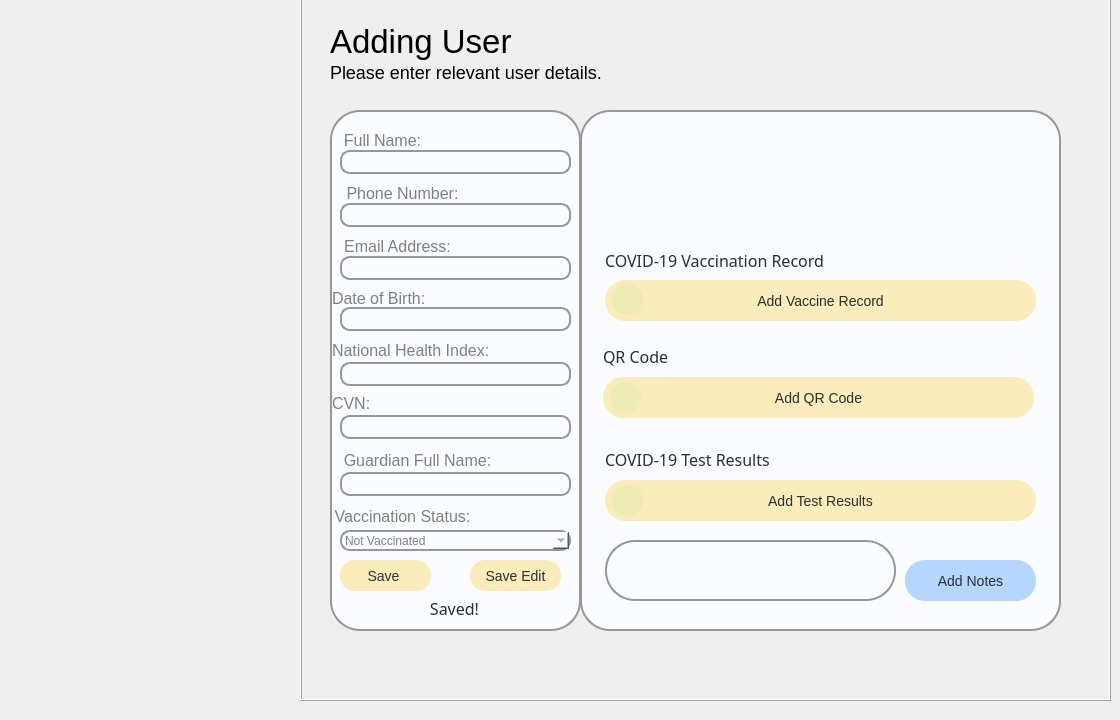
    <widget class="QWidget" name="uiAddUserPage">
     <widget class="QFrame" name="AddUserPage">
      <property name="geometry">
       <rect>
        <x>300</x>
        <y>-10</y>
        <width>811</width>
        <height>711</height>
       </rect>
      </property>
      <property name="autoFillBackground">
       <bool>false</bool>
      </property>
      <property name="styleSheet">
       <string notr="true">backgorund:skyblue;</string>
      </property>
      <property name="frameShape">
       <enum>QFrame::Box</enum>
      </property>
      <property name="frameShadow">
       <enum>QFrame::Raised</enum>
      </property>
      <widget class="QFrame" name="frameResults">
       <property name="geometry">
        <rect>
         <x>30</x>
         <y>120</y>
         <width>251</width>
         <height>521</height>
        </rect>
       </property>
       <property name="autoFillBackground">
        <bool>false</bool>
       </property>
       <property name="styleSheet">
        <string notr="true">background:#FAFCFF;
border: 2.3px solid #979797;
border-radius: 30px;
font-size: 18px;
line-height: 33px;
</string>
       </property>
       <property name="frameShape">
        <enum>QFrame::Box</enum>
       </property>
       <property name="frameShadow">
        <enum>QFrame::Raised</enum>
       </property>
       <widget class="QLabel" name="labelDOB">
        <property name="geometry">
         <rect>
          <x>2</x>
          <y>168</y>
          <width>141</width>
          <height>41</height>
         </rect>
        </property>
        <property name="styleSheet">
         <string notr="true">font-size: 12pt;
line-height: 23px;
color: #2B2D2F;
border-color: white;
border: 0px;
border-radius: 20px;
color: gray;
</string>
        </property>
        <property name="text">
         <string>Date of Birth:</string>
        </property>
        <property name="scaledContents">
         <bool>false</bool>
        </property>
        <property name="alignment">
         <set>Qt::AlignLeading|Qt::AlignLeft|Qt::AlignVCenter</set>
        </property>
        <property name="margin">
         <number>13</number>
        </property>
       </widget>
       <widget class="QLabel" name="labelNHI">
        <property name="geometry">
         <rect>
          <x>2</x>
          <y>220</y>
          <width>191</width>
          <height>41</height>
         </rect>
        </property>
        <property name="styleSheet">
         <string notr="true">font-size: 12pt;
line-height: 23px;
color: #2B2D2F;
border-color: white;
border: 0px;
border-radius: 20px;
color: gray;
</string>
        </property>
        <property name="text">
         <string>National Health Index:</string>
        </property>
        <property name="scaledContents">
         <bool>false</bool>
        </property>
        <property name="alignment">
         <set>Qt::AlignLeading|Qt::AlignLeft|Qt::AlignVCenter</set>
        </property>
        <property name="margin">
         <number>13</number>
        </property>
       </widget>
       <widget class="QLabel" name="labelCVN">
        <property name="geometry">
         <rect>
          <x>2</x>
          <y>273</y>
          <width>61</width>
          <height>41</height>
         </rect>
        </property>
        <property name="styleSheet">
         <string notr="true">font-size: 12pt;
line-height: 23px;
color: #2B2D2F;
border-color: white;
border: 0px;
border-radius: 20px;
color: gray;
</string>
        </property>
        <property name="text">
         <string>CVN:</string>
        </property>
        <property name="scaledContents">
         <bool>false</bool>
        </property>
        <property name="alignment">
         <set>Qt::AlignLeading|Qt::AlignLeft|Qt::AlignVCenter</set>
        </property>
        <property name="margin">
         <number>13</number>
        </property>
       </widget>
       <widget class="QLabel" name="labelPhoneNumber">
        <property name="geometry">
         <rect>
          <x>2</x>
          <y>63</y>
          <width>141</width>
          <height>41</height>
         </rect>
        </property>
        <property name="styleSheet">
         <string notr="true">font-size: 12pt;
line-height: 23px;
color: #2B2D2F;
border-color: white;
border: 0px;
border-radius: 20px;
color: gray;
</string>
        </property>
        <property name="text">
         <string>Phone Number:</string>
        </property>
        <property name="scaledContents">
         <bool>false</bool>
        </property>
        <property name="alignment">
         <set>Qt::AlignCenter</set>
        </property>
        <property name="margin">
         <number>13</number>
        </property>
       </widget>
       <widget class="QLabel" name="labelEmail">
        <property name="geometry">
         <rect>
          <x>2</x>
          <y>116</y>
          <width>131</width>
          <height>41</height>
         </rect>
        </property>
        <property name="styleSheet">
         <string notr="true">font-size: 12pt;
line-height: 23px;
color: #2B2D2F;
border-color: white;
border: 0px;
border-radius: 20px;
color: gray;
</string>
        </property>
        <property name="text">
         <string>Email Address:</string>
        </property>
        <property name="scaledContents">
         <bool>false</bool>
        </property>
        <property name="alignment">
         <set>Qt::AlignCenter</set>
        </property>
        <property name="margin">
         <number>13</number>
        </property>
       </widget>
       <widget class="QLineEdit" name="addUserNHI">
        <property name="geometry">
         <rect>
          <x>10</x>
          <y>252</y>
          <width>231</width>
          <height>24</height>
         </rect>
        </property>
        <property name="styleSheet">
         <string notr="true">background:#FAFCFF;
border: 2.3px solid #979797;
border-radius: 10px;
font-size: 12px;
line-height: 33px;
color: gray;</string>
        </property>
       </widget>
       <widget class="QLineEdit" name="addUserDOB">
        <property name="geometry">
         <rect>
          <x>10</x>
          <y>197</y>
          <width>231</width>
          <height>24</height>
         </rect>
        </property>
        <property name="styleSheet">
         <string notr="true">background:#FAFCFF;
border: 2.3px solid #979797;
border-radius: 10px;
font-size: 12px;
line-height: 33px;
color: gray;</string>
        </property>
       </widget>
       <widget class="QLineEdit" name="addUserCVN">
        <property name="geometry">
         <rect>
          <x>10</x>
          <y>305</y>
          <width>231</width>
          <height>24</height>
         </rect>
        </property>
        <property name="styleSheet">
         <string notr="true">background:#FAFCFF;
border: 2.3px solid #979797;
border-radius: 10px;
font-size: 12px;
line-height: 33px;
color: gray;</string>
        </property>
       </widget>
       <widget class="QLineEdit" name="addUserGuardian">
        <property name="geometry">
         <rect>
          <x>10</x>
          <y>362</y>
          <width>231</width>
          <height>24</height>
         </rect>
        </property>
        <property name="styleSheet">
         <string notr="true">background:#FAFCFF;
border: 2.3px solid #979797;
border-radius: 10px;
font-size: 12px;
line-height: 33px;
color: gray;</string>
        </property>
       </widget>
       <widget class="QLineEdit" name="addUserEmail">
        <property name="geometry">
         <rect>
          <x>10</x>
          <y>146</y>
          <width>231</width>
          <height>24</height>
         </rect>
        </property>
        <property name="styleSheet">
         <string notr="true">background:#FAFCFF;
border: 2.3px solid #979797;
border-radius: 10px;
font-size: 12px;
line-height: 33px;
color: gray;</string>
        </property>
       </widget>
       <widget class="QLineEdit" name="addUserPhone">
        <property name="geometry">
         <rect>
          <x>10</x>
          <y>93</y>
          <width>231</width>
          <height>24</height>
         </rect>
        </property>
        <property name="styleSheet">
         <string notr="true">background:#FAFCFF;
border: 2.3px solid #979797;
border-radius: 10px;
font-size: 12px;
line-height: 33px;
color: gray;</string>
        </property>
       </widget>
       <widget class="QLineEdit" name="addUserName">
        <property name="geometry">
         <rect>
          <x>10</x>
          <y>40</y>
          <width>231</width>
          <height>24</height>
         </rect>
        </property>
        <property name="styleSheet">
         <string notr="true">background:#FAFCFF;
border: 2.3px solid #979797;
border-radius: 10px;
font-size: 12px;
line-height: 33px;
color: gray;</string>
        </property>
       </widget>
       <widget class="QLabel" name="labelFullName">
        <property name="geometry">
         <rect>
          <x>2</x>
          <y>10</y>
          <width>101</width>
          <height>41</height>
         </rect>
        </property>
        <property name="styleSheet">
         <string notr="true">font-size: 12pt;
line-height: 23px;
color: #2B2D2F;
border-color: white;
border: 0px;
border-radius: 20px;
color: gray;
</string>
        </property>
        <property name="text">
         <string>Full Name:</string>
        </property>
        <property name="scaledContents">
         <bool>false</bool>
        </property>
        <property name="alignment">
         <set>Qt::AlignCenter</set>
        </property>
        <property name="margin">
         <number>13</number>
        </property>
       </widget>
       <widget class="QLabel" name="labelGuardian">
        <property name="geometry">
         <rect>
          <x>2</x>
          <y>330</y>
          <width>171</width>
          <height>41</height>
         </rect>
        </property>
        <property name="styleSheet">
         <string notr="true">font-size: 12pt;
line-height: 23px;
color: #2B2D2F;
border-color: white;
border: 0px;
border-radius: 20px;
color: gray;
</string>
        </property>
        <property name="text">
         <string>Guardian Full Name:</string>
        </property>
        <property name="scaledContents">
         <bool>false</bool>
        </property>
        <property name="alignment">
         <set>Qt::AlignCenter</set>
        </property>
        <property name="margin">
         <number>13</number>
        </property>
       </widget>
       <widget class="QLabel" name="lblSavedMessage">
        <property name="geometry">
         <rect>
          <x>54</x>
          <y>478</y>
          <width>141</width>
          <height>41</height>
         </rect>
        </property>
        <property name="styleSheet">
         <string notr="true">font-family: Quicksand;
font-style: thin;
font-weight: 200;
font-size: 12pt;
line-height: 23px;
color: #2B2D2F;
border-color: white;
border: 0px;</string>
        </property>
        <property name="text">
         <string>Saved!</string>
        </property>
        <property name="scaledContents">
         <bool>false</bool>
        </property>
        <property name="alignment">
         <set>Qt::AlignCenter</set>
        </property>
        <property name="margin">
         <number>13</number>
        </property>
       </widget>
       <widget class="QLabel" name="labelVaccStatus">
        <property name="geometry">
         <rect>
          <x>2</x>
          <y>386</y>
          <width>141</width>
          <height>41</height>
         </rect>
        </property>
        <property name="styleSheet">
         <string notr="true">font-size: 12pt;
line-height: 23px;
color: #2B2D2F;
border-color: white;
border: 0px;
border-radius: 20px;
color: gray;
</string>
        </property>
        <property name="text">
         <string>Vaccination Status:</string>
        </property>
        <property name="scaledContents">
         <bool>false</bool>
        </property>
        <property name="alignment">
         <set>Qt::AlignCenter</set>
        </property>
        <property name="margin">
         <number>13</number>
        </property>
       </widget>
       <widget class="QComboBox" name="comboBox">
        <property name="geometry">
         <rect>
          <x>10</x>
          <y>420</y>
          <width>231</width>
          <height>21</height>
         </rect>
        </property>
        <property name="styleSheet">
         <string notr="true">background:#FAFCFF;
border: 2.3px solid #979797;
border-radius: 10px;
font-size: 12px;
line-height: 33px;
color: gray;</string>
        </property>
        <item>
         <property name="text">
          <string>Not Vaccinated</string>
         </property>
        </item>
        <item>
         <property name="text">
          <string>Partially Vaccinated</string>
         </property>
        </item>
        <item>
         <property name="text">
          <string>Fully Vaccinated</string>
         </property>
        </item>
       </widget>
       <widget class="QPushButton" name="pbSave">
        <property name="geometry">
         <rect>
          <x>10</x>
          <y>450</y>
          <width>91</width>
          <height>31</height>
         </rect>
        </property>
        <property name="cursor">
         <cursorShape>PointingHandCursor</cursorShape>
        </property>
        <property name="styleSheet">
         <string notr="true">background: rgba(252, 219, 100, 0.44);
border: 2.3px rgba(252, 219, 100, 0.44);
border-radius: 15px;
font-size: 14px;
line-height: 23px;
color: #2B2D2F;</string>
        </property>
        <property name="text">
         <string>Save </string>
        </property>
       </widget>
       <widget class="QPushButton" name="pbSaveEdit">
        <property name="geometry">
         <rect>
          <x>140</x>
          <y>450</y>
          <width>91</width>
          <height>31</height>
         </rect>
        </property>
        <property name="cursor">
         <cursorShape>PointingHandCursor</cursorShape>
        </property>
        <property name="styleSheet">
         <string notr="true">background: rgba(252, 219, 100, 0.44);
border: 2.3px rgba(252, 219, 100, 0.44);
border-radius: 15px;
font-size: 14px;
line-height: 23px;
color: #2B2D2F;</string>
        </property>
        <property name="text">
         <string>Save Edit</string>
        </property>
       </widget>
       <zorder>labelDOB</zorder>
       <zorder>labelNHI</zorder>
       <zorder>labelCVN</zorder>
       <zorder>labelPhoneNumber</zorder>
       <zorder>labelEmail</zorder>
       <zorder>addUserDOB</zorder>
       <zorder>addUserCVN</zorder>
       <zorder>addUserEmail</zorder>
       <zorder>addUserPhone</zorder>
       <zorder>labelFullName</zorder>
       <zorder>labelGuardian</zorder>
       <zorder>lblSavedMessage</zorder>
       <zorder>addUserName</zorder>
       <zorder>addUserNHI</zorder>
       <zorder>addUserGuardian</zorder>
       <zorder>labelVaccStatus</zorder>
       <zorder>comboBox</zorder>
       <zorder>pbSave</zorder>
       <zorder>pbSaveEdit</zorder>
      </widget>
      <widget class="QFrame" name="RecordsFrame">
       <property name="geometry">
        <rect>
         <x>280</x>
         <y>120</y>
         <width>481</width>
         <height>521</height>
        </rect>
       </property>
       <property name="autoFillBackground">
        <bool>false</bool>
       </property>
       <property name="styleSheet">
        <string notr="true">background:#FAFCFF;
border: 2.3px solid #979797;
border-radius: 30px;
font-size: 18px;
line-height: 33px;
</string>
       </property>
       <property name="frameShape">
        <enum>QFrame::Box</enum>
       </property>
       <property name="frameShadow">
        <enum>QFrame::Raised</enum>
       </property>
       <widget class="QLabel" name="labelRecord">
        <property name="geometry">
         <rect>
          <x>25</x>
          <y>170</y>
          <width>431</width>
          <height>41</height>
         </rect>
        </property>
        <property name="styleSheet">
         <string notr="true">background: rgba(252, 219, 100, 0.44);
border: 2.3px rgba(252, 219, 100, 0.44);
border-radius: 20px;
font-size: 14px;
line-height: 23px;
color: #2B2D2F;</string>
        </property>
        <property name="text">
         <string>Add Vaccine Record</string>
        </property>
        <property name="scaledContents">
         <bool>false</bool>
        </property>
        <property name="alignment">
         <set>Qt::AlignCenter</set>
        </property>
        <property name="margin">
         <number>12</number>
        </property>
       </widget>
       <widget class="QLabel" name="labelVaccineResults">
        <property name="geometry">
         <rect>
          <x>25</x>
          <y>120</y>
          <width>341</width>
          <height>61</height>
         </rect>
        </property>
        <property name="font">
         <font>
          <family>Quicksand</family>
          <pointsize>12</pointsize>
          <weight>25</weight>
          <italic>false</italic>
          <bold>false</bold>
         </font>
        </property>
        <property name="styleSheet">
         <string notr="true">font-family: Quicksand;
font-style: thin;
font-weight: 200;
font-size: 12pt;
line-height: 23px;
color: #2B2D2F;
border-color: white;
border: 0px;</string>
        </property>
        <property name="text">
         <string>COVID-19 Vaccination Record</string>
        </property>
        <property name="scaledContents">
         <bool>false</bool>
        </property>
        <property name="alignment">
         <set>Qt::AlignLeading|Qt::AlignLeft|Qt::AlignVCenter</set>
        </property>
        <property name="margin">
         <number>13</number>
        </property>
       </widget>
       <widget class="QLabel" name="labelTestResults">
        <property name="geometry">
         <rect>
          <x>25</x>
          <y>324</y>
          <width>321</width>
          <height>51</height>
         </rect>
        </property>
        <property name="styleSheet">
         <string notr="true">font-family: Quicksand;
font-style: thin;
font-weight: 200;
font-size: 12pt;
line-height: 23px;
color: #2B2D2F;
border-color: white;
border: 0px;</string>
        </property>
        <property name="text">
         <string>COVID-19 Test Results</string>
        </property>
        <property name="scaledContents">
         <bool>false</bool>
        </property>
        <property name="alignment">
         <set>Qt::AlignLeading|Qt::AlignLeft|Qt::AlignVCenter</set>
        </property>
        <property name="margin">
         <number>13</number>
        </property>
       </widget>
       <widget class="QLabel" name="labelResult">
        <property name="geometry">
         <rect>
          <x>25</x>
          <y>370</y>
          <width>431</width>
          <height>41</height>
         </rect>
        </property>
        <property name="styleSheet">
         <string notr="true">background: rgba(252, 219, 100, 0.44);
border: 2.3px rgba(252, 219, 100, 0.44);
border-radius: 20px;
font-size: 14px;
line-height: 23px;
color: #2B2D2F;</string>
        </property>
        <property name="text">
         <string>Add Test Results</string>
        </property>
        <property name="scaledContents">
         <bool>false</bool>
        </property>
        <property name="alignment">
         <set>Qt::AlignCenter</set>
        </property>
        <property name="margin">
         <number>12</number>
        </property>
       </widget>
       <widget class="QLineEdit" name="lineNotes">
        <property name="geometry">
         <rect>
          <x>25</x>
          <y>430</y>
          <width>291</width>
          <height>61</height>
         </rect>
        </property>
        <property name="styleSheet">
         <string notr="true">background:#FAFCFF;
border: 2.3px solid #979797;
border-radius: 30px;
font-size: 18px;
line-height: 33px;
</string>
        </property>
       </widget>
       <widget class="QPushButton" name="pbAddNotes">
        <property name="geometry">
         <rect>
          <x>325</x>
          <y>450</y>
          <width>131</width>
          <height>41</height>
         </rect>
        </property>
        <property name="cursor">
         <cursorShape>PointingHandCursor</cursorShape>
        </property>
        <property name="styleSheet">
         <string notr="true">background: #B4D6FF;
border: 2.23px solid #B4D6FF;
border-radius: 20px;
font-size: 14px;
line-height: 23px;
color: #2B2D2F;</string>
        </property>
        <property name="text">
         <string>Add Notes</string>
        </property>
       </widget>
       <widget class="QLabel" name="labelQRCode">
        <property name="geometry">
         <rect>
          <x>23</x>
          <y>267</y>
          <width>431</width>
          <height>41</height>
         </rect>
        </property>
        <property name="styleSheet">
         <string notr="true">background: rgba(252, 219, 100, 0.44);
border: 2.3px rgba(252, 219, 100, 0.44);
border-radius: 20px;
font-size: 14px;
line-height: 23px;
color: #2B2D2F;</string>
        </property>
        <property name="text">
         <string>Add QR Code</string>
        </property>
        <property name="scaledContents">
         <bool>false</bool>
        </property>
        <property name="alignment">
         <set>Qt::AlignCenter</set>
        </property>
        <property name="margin">
         <number>12</number>
        </property>
       </widget>
       <widget class="QLabel" name="labelQR">
        <property name="geometry">
         <rect>
          <x>23</x>
          <y>221</y>
          <width>321</width>
          <height>51</height>
         </rect>
        </property>
        <property name="styleSheet">
         <string notr="true">font-family: Quicksand;
font-style: thin;
font-weight: 200;
font-size: 12pt;
line-height: 23px;
color: #2B2D2F;
border-color: white;
border: 0px;</string>
        </property>
        <property name="text">
         <string>QR Code</string>
        </property>
        <property name="scaledContents">
         <bool>false</bool>
        </property>
        <property name="alignment">
         <set>Qt::AlignLeading|Qt::AlignLeft|Qt::AlignVCenter</set>
        </property>
        <property name="margin">
         <number>13</number>
        </property>
       </widget>
       <widget class="QLabel" name="labelRecordAttach">
        <property name="geometry">
         <rect>
          <x>32</x>
          <y>174</y>
          <width>31</width>
          <height>31</height>
         </rect>
        </property>
        <property name="styleSheet">
         <string notr="true">font-family: Quicksand;
font-style: thin;
font-weight: 200;
font-size: 14pt;
line-height: 0px;
color: #2B2D2F;
background: rgba(84, 219, 97, 0.08);
border:#2B2D2F;
box-sizing: border-box;
border-radius: 15px;</string>
        </property>
        <property name="lineWidth">
         <number>0</number>
        </property>
        <property name="text">
         <string/>
        </property>
        <property name="pixmap">
         <pixmap resource="Resource.qrc">:/res/images/attach.png</pixmap>
        </property>
        <property name="scaledContents">
         <bool>true</bool>
        </property>
       </widget>
       <widget class="QLabel" name="labelTestAttach">
        <property name="geometry">
         <rect>
          <x>32</x>
          <y>375</y>
          <width>31</width>
          <height>31</height>
         </rect>
        </property>
        <property name="styleSheet">
         <string notr="true">font-family: Quicksand;
font-style: thin;
font-weight: 200;
font-size: 14pt;
line-height: 0px;
color: #2B2D2F;
background: rgba(84, 219, 97, 0.08);
border:#2B2D2F;
box-sizing: border-box;
border-radius: 15px;</string>
        </property>
        <property name="lineWidth">
         <number>0</number>
        </property>
        <property name="text">
         <string/>
        </property>
        <property name="pixmap">
         <pixmap resource="Resource.qrc">:/res/images/attach.png</pixmap>
        </property>
        <property name="scaledContents">
         <bool>true</bool>
        </property>
       </widget>
       <widget class="QLabel" name="labelQRAttach">
        <property name="geometry">
         <rect>
          <x>30</x>
          <y>272</y>
          <width>31</width>
          <height>31</height>
         </rect>
        </property>
        <property name="styleSheet">
         <string notr="true">font-family: Quicksand;
font-style: thin;
font-weight: 200;
font-size: 14pt;
line-height: 0px;
color: #2B2D2F;
background: rgba(84, 219, 97, 0.08);
border:#2B2D2F;
box-sizing: border-box;
border-radius: 15px;</string>
        </property>
        <property name="lineWidth">
         <number>0</number>
        </property>
        <property name="text">
         <string/>
        </property>
        <property name="pixmap">
         <pixmap resource="Resource.qrc">:/res/images/attach.png</pixmap>
        </property>
        <property name="scaledContents">
         <bool>true</bool>
        </property>
       </widget>
       <zorder>labelVaccineResults</zorder>
       <zorder>labelTestResults</zorder>
       <zorder>lineNotes</zorder>
       <zorder>pbAddNotes</zorder>
       <zorder>labelRecord</zorder>
       <zorder>labelResult</zorder>
       <zorder>labelQR</zorder>
       <zorder>labelQRCode</zorder>
       <zorder>labelRecordAttach</zorder>
       <zorder>labelTestAttach</zorder>
       <zorder>labelQRAttach</zorder>
      </widget>
      <widget class="QLabel" name="labelAddUserHeading">
       <property name="geometry">
        <rect>
         <x>30</x>
         <y>31</y>
         <width>241</width>
         <height>41</height>
        </rect>
       </property>
       <property name="styleSheet">
        <string notr="true">font-size: 33px;
color:black;</string>
       </property>
       <property name="text">
        <string>Adding User</string>
       </property>
      </widget>
      <widget class="QLabel" name="labelSubheading">
       <property name="geometry">
        <rect>
         <x>30</x>
         <y>62</y>
         <width>421</width>
         <height>41</height>
        </rect>
       </property>
       <property name="styleSheet">
        <string notr="true">font-size: 18px;
color:black;</string>
       </property>
       <property name="text">
        <string>Please enter relevant user details.</string>
       </property>
      </widget>
      <zorder>labelSubheading</zorder>
      <zorder>frameResults</zorder>
      <zorder>RecordsFrame</zorder>
      <zorder>labelAddUserHeading</zorder>
     </widget>
    </widget>
